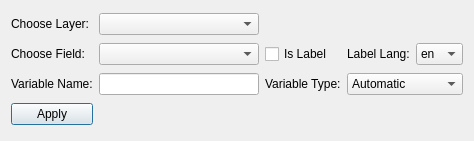
<?xml version="1.0" encoding="UTF-8"?>
<ui version="4.0">
 <class>VarInputDialog</class>
 <widget class="QDialog" name="VarInputDialog">
  <property name="geometry">
   <rect>
    <x>0</x>
    <y>0</y>
    <width>474</width>
    <height>141</height>
   </rect>
  </property>
  <property name="windowTitle">
   <string>Dialog</string>
  </property>
  <layout class="QGridLayout" name="gridLayout">
   <item row="1" column="0">
    <widget class="QLabel" name="fieldLabel">
     <property name="text">
      <string>Choose Field:</string>
     </property>
    </widget>
   </item>
   <item row="1" column="2">
    <widget class="QCheckBox" name="isLabelLabel">
     <property name="text">
      <string>Is Label</string>
     </property>
    </widget>
   </item>
   <item row="0" column="1">
    <widget class="QComboBox" name="chooseLayer"/>
   </item>
   <item row="6" column="0">
    <widget class="QPushButton" name="applyButton">
     <property name="text">
      <string>Apply</string>
     </property>
    </widget>
   </item>
   <item row="0" column="0">
    <widget class="QLabel" name="layerLabel">
     <property name="text">
      <string>Choose Layer:</string>
     </property>
    </widget>
   </item>
   <item row="1" column="1">
    <widget class="QComboBox" name="chooseField"/>
   </item>
   <item row="1" column="4">
    <widget class="QComboBox" name="labelLang">
     <item>
      <property name="text">
       <string>en</string>
      </property>
     </item>
     <item>
      <property name="text">
       <string>ab</string>
      </property>
     </item>
     <item>
      <property name="text">
       <string>aa</string>
      </property>
     </item>
     <item>
      <property name="text">
       <string>af</string>
      </property>
     </item>
     <item>
      <property name="text">
       <string>ak</string>
      </property>
     </item>
     <item>
      <property name="text">
       <string>sq</string>
      </property>
     </item>
     <item>
      <property name="text">
       <string>am</string>
      </property>
     </item>
     <item>
      <property name="text">
       <string>ar</string>
      </property>
     </item>
     <item>
      <property name="text">
       <string>an</string>
      </property>
     </item>
     <item>
      <property name="text">
       <string>hy</string>
      </property>
     </item>
     <item>
      <property name="text">
       <string>as</string>
      </property>
     </item>
     <item>
      <property name="text">
       <string>av</string>
      </property>
     </item>
     <item>
      <property name="text">
       <string>ae</string>
      </property>
     </item>
     <item>
      <property name="text">
       <string>ay</string>
      </property>
     </item>
     <item>
      <property name="text">
       <string>az</string>
      </property>
     </item>
     <item>
      <property name="text">
       <string>bm</string>
      </property>
     </item>
     <item>
      <property name="text">
       <string>ba</string>
      </property>
     </item>
     <item>
      <property name="text">
       <string>el</string>
      </property>
     </item>
     <item>
      <property name="text">
       <string>be</string>
      </property>
     </item>
     <item>
      <property name="text">
       <string>bn</string>
      </property>
     </item>
     <item>
      <property name="text">
       <string>bh</string>
      </property>
     </item>
     <item>
      <property name="text">
       <string>bi</string>
      </property>
     </item>
     <item>
      <property name="text">
       <string>bs</string>
      </property>
     </item>
     <item>
      <property name="text">
       <string>br</string>
      </property>
     </item>
     <item>
      <property name="text">
       <string>bg</string>
      </property>
     </item>
     <item>
      <property name="text">
       <string>my</string>
      </property>
     </item>
     <item>
      <property name="text">
       <string>ca</string>
      </property>
     </item>
     <item>
      <property name="text">
       <string>ch</string>
      </property>
     </item>
     <item>
      <property name="text">
       <string>ny</string>
      </property>
     </item>
     <item>
      <property name="text">
       <string>zh</string>
      </property>
     </item>
     <item>
      <property name="text">
       <string>cv</string>
      </property>
     </item>
     <item>
      <property name="text">
       <string>eu</string>
      </property>
     </item>
     <item>
      <property name="text">
       <string>kw</string>
      </property>
     </item>
     <item>
      <property name="text">
       <string>co</string>
      </property>
     </item>
     <item>
      <property name="text">
       <string>cr</string>
      </property>
     </item>
     <item>
      <property name="text">
       <string>hr</string>
      </property>
     </item>
     <item>
      <property name="text">
       <string>cs</string>
      </property>
     </item>
     <item>
      <property name="text">
       <string>da</string>
      </property>
     </item>
     <item>
      <property name="text">
       <string>dv</string>
      </property>
     </item>
     <item>
      <property name="text">
       <string>nl</string>
      </property>
     </item>
     <item>
      <property name="text">
       <string>dz</string>
      </property>
     </item>
     <item>
      <property name="text">
       <string>eo</string>
      </property>
     </item>
     <item>
      <property name="text">
       <string>et</string>
      </property>
     </item>
     <item>
      <property name="text">
       <string>ee</string>
      </property>
     </item>
     <item>
      <property name="text">
       <string>fo</string>
      </property>
     </item>
     <item>
      <property name="text">
       <string>fj</string>
      </property>
     </item>
     <item>
      <property name="text">
       <string>fi</string>
      </property>
     </item>
     <item>
      <property name="text">
       <string>fr</string>
      </property>
     </item>
     <item>
      <property name="text">
       <string>ff</string>
      </property>
     </item>
     <item>
      <property name="text">
       <string>gl</string>
      </property>
     </item>
     <item>
      <property name="text">
       <string>ka</string>
      </property>
     </item>
     <item>
      <property name="text">
       <string>de</string>
      </property>
     </item>
     <item>
      <property name="text">
       <string>gn</string>
      </property>
     </item>
     <item>
      <property name="text">
       <string>gu</string>
      </property>
     </item>
     <item>
      <property name="text">
       <string>ht</string>
      </property>
     </item>
     <item>
      <property name="text">
       <string>ha</string>
      </property>
     </item>
     <item>
      <property name="text">
       <string>he</string>
      </property>
     </item>
     <item>
      <property name="text">
       <string>hz</string>
      </property>
     </item>
     <item>
      <property name="text">
       <string>hi</string>
      </property>
     </item>
     <item>
      <property name="text">
       <string>ho</string>
      </property>
     </item>
     <item>
      <property name="text">
       <string>hu</string>
      </property>
     </item>
     <item>
      <property name="text">
       <string>ia</string>
      </property>
     </item>
     <item>
      <property name="text">
       <string>id</string>
      </property>
     </item>
     <item>
      <property name="text">
       <string>ie</string>
      </property>
     </item>
     <item>
      <property name="text">
       <string>ga</string>
      </property>
     </item>
     <item>
      <property name="text">
       <string>ig</string>
      </property>
     </item>
     <item>
      <property name="text">
       <string>ik</string>
      </property>
     </item>
     <item>
      <property name="text">
       <string>io</string>
      </property>
     </item>
     <item>
      <property name="text">
       <string>is</string>
      </property>
     </item>
     <item>
      <property name="text">
       <string>it</string>
      </property>
     </item>
     <item>
      <property name="text">
       <string>iu</string>
      </property>
     </item>
     <item>
      <property name="text">
       <string>ja</string>
      </property>
     </item>
     <item>
      <property name="text">
       <string>jv</string>
      </property>
     </item>
     <item>
      <property name="text">
       <string>kl</string>
      </property>
     </item>
     <item>
      <property name="text">
       <string>kn</string>
      </property>
     </item>
     <item>
      <property name="text">
       <string>kr</string>
      </property>
     </item>
     <item>
      <property name="text">
       <string>ks</string>
      </property>
     </item>
     <item>
      <property name="text">
       <string>kk</string>
      </property>
     </item>
     <item>
      <property name="text">
       <string>km</string>
      </property>
     </item>
     <item>
      <property name="text">
       <string>ki</string>
      </property>
     </item>
     <item>
      <property name="text">
       <string>rw</string>
      </property>
     </item>
     <item>
      <property name="text">
       <string>ky</string>
      </property>
     </item>
     <item>
      <property name="text">
       <string>kv</string>
      </property>
     </item>
     <item>
      <property name="text">
       <string>kg</string>
      </property>
     </item>
     <item>
      <property name="text">
       <string>ko</string>
      </property>
     </item>
     <item>
      <property name="text">
       <string>ku</string>
      </property>
     </item>
     <item>
      <property name="text">
       <string>kj</string>
      </property>
     </item>
     <item>
      <property name="text">
       <string>la</string>
      </property>
     </item>
     <item>
      <property name="text">
       <string>lb</string>
      </property>
     </item>
     <item>
      <property name="text">
       <string>lg</string>
      </property>
     </item>
     <item>
      <property name="text">
       <string>li</string>
      </property>
     </item>
     <item>
      <property name="text">
       <string>ln</string>
      </property>
     </item>
     <item>
      <property name="text">
       <string>lo</string>
      </property>
     </item>
     <item>
      <property name="text">
       <string>lt</string>
      </property>
     </item>
     <item>
      <property name="text">
       <string>lu</string>
      </property>
     </item>
     <item>
      <property name="text">
       <string>lv</string>
      </property>
     </item>
     <item>
      <property name="text">
       <string>gv</string>
      </property>
     </item>
     <item>
      <property name="text">
       <string>mk</string>
      </property>
     </item>
     <item>
      <property name="text">
       <string>mg</string>
      </property>
     </item>
     <item>
      <property name="text">
       <string>ms</string>
      </property>
     </item>
     <item>
      <property name="text">
       <string>ml</string>
      </property>
     </item>
     <item>
      <property name="text">
       <string>mt</string>
      </property>
     </item>
     <item>
      <property name="text">
       <string>mi</string>
      </property>
     </item>
     <item>
      <property name="text">
       <string>mr</string>
      </property>
     </item>
     <item>
      <property name="text">
       <string>mh</string>
      </property>
     </item>
     <item>
      <property name="text">
       <string>mn</string>
      </property>
     </item>
     <item>
      <property name="text">
       <string>na</string>
      </property>
     </item>
     <item>
      <property name="text">
       <string>nv</string>
      </property>
     </item>
     <item>
      <property name="text">
       <string>nd</string>
      </property>
     </item>
     <item>
      <property name="text">
       <string>ne</string>
      </property>
     </item>
     <item>
      <property name="text">
       <string>ng</string>
      </property>
     </item>
     <item>
      <property name="text">
       <string>nb</string>
      </property>
     </item>
     <item>
      <property name="text">
       <string>nn</string>
      </property>
     </item>
     <item>
      <property name="text">
       <string>no</string>
      </property>
     </item>
     <item>
      <property name="text">
       <string>ii</string>
      </property>
     </item>
     <item>
      <property name="text">
       <string>nr</string>
      </property>
     </item>
     <item>
      <property name="text">
       <string>oc</string>
      </property>
     </item>
     <item>
      <property name="text">
       <string>oj</string>
      </property>
     </item>
     <item>
      <property name="text">
       <string>cu</string>
      </property>
     </item>
     <item>
      <property name="text">
       <string>om</string>
      </property>
     </item>
     <item>
      <property name="text">
       <string>or</string>
      </property>
     </item>
     <item>
      <property name="text">
       <string>os</string>
      </property>
     </item>
     <item>
      <property name="text">
       <string>pa</string>
      </property>
     </item>
     <item>
      <property name="text">
       <string>pi</string>
      </property>
     </item>
     <item>
      <property name="text">
       <string>fa</string>
      </property>
     </item>
     <item>
      <property name="text">
       <string>pl</string>
      </property>
     </item>
     <item>
      <property name="text">
       <string>ps</string>
      </property>
     </item>
     <item>
      <property name="text">
       <string>pt</string>
      </property>
     </item>
     <item>
      <property name="text">
       <string>qu</string>
      </property>
     </item>
     <item>
      <property name="text">
       <string>rm</string>
      </property>
     </item>
     <item>
      <property name="text">
       <string>rn</string>
      </property>
     </item>
     <item>
      <property name="text">
       <string>ro</string>
      </property>
     </item>
     <item>
      <property name="text">
       <string>ru</string>
      </property>
     </item>
     <item>
      <property name="text">
       <string>sa</string>
      </property>
     </item>
     <item>
      <property name="text">
       <string>sc</string>
      </property>
     </item>
     <item>
      <property name="text">
       <string>sd</string>
      </property>
     </item>
     <item>
      <property name="text">
       <string>se</string>
      </property>
     </item>
     <item>
      <property name="text">
       <string>sm</string>
      </property>
     </item>
     <item>
      <property name="text">
       <string>sg</string>
      </property>
     </item>
     <item>
      <property name="text">
       <string>sr</string>
      </property>
     </item>
     <item>
      <property name="text">
       <string>gd</string>
      </property>
     </item>
     <item>
      <property name="text">
       <string>sn</string>
      </property>
     </item>
     <item>
      <property name="text">
       <string>si</string>
      </property>
     </item>
     <item>
      <property name="text">
       <string>sk</string>
      </property>
     </item>
     <item>
      <property name="text">
       <string>sl</string>
      </property>
     </item>
     <item>
      <property name="text">
       <string>so</string>
      </property>
     </item>
     <item>
      <property name="text">
       <string>st</string>
      </property>
     </item>
     <item>
      <property name="text">
       <string>es</string>
      </property>
     </item>
     <item>
      <property name="text">
       <string>su</string>
      </property>
     </item>
     <item>
      <property name="text">
       <string>sw</string>
      </property>
     </item>
     <item>
      <property name="text">
       <string>ss</string>
      </property>
     </item>
     <item>
      <property name="text">
       <string>sv</string>
      </property>
     </item>
     <item>
      <property name="text">
       <string>ta</string>
      </property>
     </item>
     <item>
      <property name="text">
       <string>te</string>
      </property>
     </item>
     <item>
      <property name="text">
       <string>tg</string>
      </property>
     </item>
     <item>
      <property name="text">
       <string>th</string>
      </property>
     </item>
     <item>
      <property name="text">
       <string>ti</string>
      </property>
     </item>
     <item>
      <property name="text">
       <string>bo</string>
      </property>
     </item>
     <item>
      <property name="text">
       <string>tk</string>
      </property>
     </item>
     <item>
      <property name="text">
       <string>tl</string>
      </property>
     </item>
     <item>
      <property name="text">
       <string>tn</string>
      </property>
     </item>
     <item>
      <property name="text">
       <string>to</string>
      </property>
     </item>
     <item>
      <property name="text">
       <string>tr</string>
      </property>
     </item>
     <item>
      <property name="text">
       <string>ts</string>
      </property>
     </item>
     <item>
      <property name="text">
       <string>tt</string>
      </property>
     </item>
     <item>
      <property name="text">
       <string>tw</string>
      </property>
     </item>
     <item>
      <property name="text">
       <string>ug</string>
      </property>
     </item>
     <item>
      <property name="text">
       <string>uk</string>
      </property>
     </item>
     <item>
      <property name="text">
       <string>ur</string>
      </property>
     </item>
     <item>
      <property name="text">
       <string>uz</string>
      </property>
     </item>
     <item>
      <property name="text">
       <string>ve</string>
      </property>
     </item>
     <item>
      <property name="text">
       <string>vi</string>
      </property>
     </item>
     <item>
      <property name="text">
       <string>vo</string>
      </property>
     </item>
     <item>
      <property name="text">
       <string>wa</string>
      </property>
     </item>
     <item>
      <property name="text">
       <string>cy</string>
      </property>
     </item>
     <item>
      <property name="text">
       <string>wo</string>
      </property>
     </item>
     <item>
      <property name="text">
       <string>fy</string>
      </property>
     </item>
     <item>
      <property name="text">
       <string>xh</string>
      </property>
     </item>
     <item>
      <property name="text">
       <string>yi</string>
      </property>
     </item>
     <item>
      <property name="text">
       <string>yo</string>
      </property>
     </item>
     <item>
      <property name="text">
       <string>za</string>
      </property>
     </item>
     <item>
      <property name="text">
       <string>zu</string>
      </property>
     </item>
    </widget>
   </item>
   <item row="1" column="3">
    <widget class="QLabel" name="labelLangLabel">
     <property name="text">
      <string>Label Lang:</string>
     </property>
    </widget>
   </item>
   <item row="2" column="0">
    <widget class="QLabel" name="varNameLabel">
     <property name="text">
      <string>Variable Name:</string>
     </property>
    </widget>
   </item>
   <item row="2" column="1">
    <widget class="QLineEdit" name="varNameEdit"/>
   </item>
   <item row="2" column="2">
    <widget class="QLabel" name="varTypeLabel">
     <property name="text">
      <string>Variable Type:</string>
     </property>
    </widget>
   </item>
   <item row="2" column="3" colspan="2">
    <widget class="QComboBox" name="varType">
     <item>
      <property name="text">
       <string>Automatic</string>
      </property>
     </item>
     <item>
      <property name="text">
       <string>String</string>
      </property>
     </item>
     <item>
      <property name="text">
       <string>URI</string>
      </property>
     </item>
     <item>
      <property name="text">
       <string>Double</string>
      </property>
     </item>
     <item>
      <property name="text">
       <string>Integer</string>
      </property>
     </item>
     <item>
      <property name="text">
       <string>Date</string>
      </property>
     </item>
    </widget>
   </item>
  </layout>
 </widget>
 <resources/>
 <connections/>
</ui>
